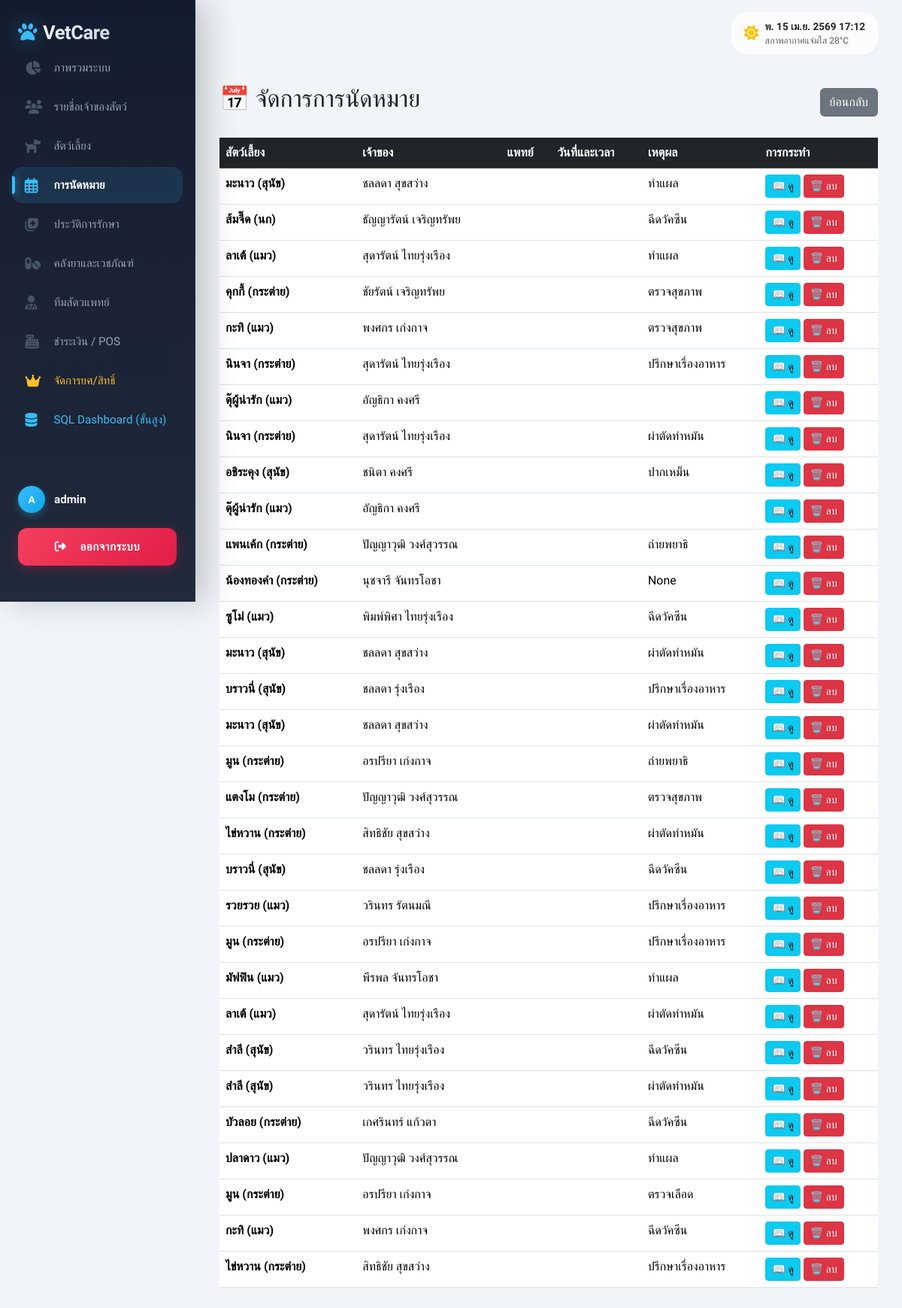
/admin-backend/appointments/ (signed in), run on the app's committed database.
### myapp/models.py (models this page shows, shortened)
class Appointment(models.Model):
    STATUS_CHOICES = [
        ('pending',     'รอยืนยัน'),
        ('confirmed',   'ยืนยันแล้ว'),
        ('in_progress', 'กำลังตรวจ'),
        ('cancelled',   'ยกเลิก'),
        ('completed',   'เสร็จสิ้น'),
    ]
    SERVICE_CHOICES = [
        ('ตรวจสุขภาพ', 'ตรวจสุขภาพ'),
        ('ฉีดวัคซีน', 'ฉีดวัคซีน'),
        ('ผ่าตัด', 'ผ่าตัด'),
        ('อาบน้ำ-ตัดขน', 'อาบน้ำ-ตัดขน'),
        ('ทำหมัน', 'ทำหมัน'),
        ('ทำฟัน', 'ทำฟัน'),
        ('อื่นๆ', 'อื่นๆ'),
    ]
    ref_no = models.CharField(max_length=20, blank=True, null=True, verbose_name='เลขที่ใบนัด')
    pet = models.ForeignKey(Pet, on_delete=models.CASCADE, verbose_name='สัตว์เลี้ยง')
    vet = models.ForeignKey(Vet, on_delete=models.CASCADE, verbose_name='สัตวแพทย์')
    appointment_date = models.DateField(blank=True, null=True, verbose_name='วันที่นัด')
    appointment_time = models.TimeField(blank=True, null=True, verbose_name='เวลานัด')
    service_type = models.CharField(max_length=50, choices=SERVICE_CHOICES, blank=True, null=True, verbose_name='ประเภทบริการ')
    status = models.CharField(max_length=20, choices=STATUS_CHOICES, default='pending', verbose_name='สถานะ')
    reason = models.TextField(blank=True, null=True, verbose_name='อาการ/หมายเหตุ')
    created_at = models.DateTimeField(auto_now_add=True, null=True, blank=True)

class Pet(models.Model):
    owner = models.ForeignKey(Owner, on_delete=models.CASCADE, related_name='pets')
    name = models.CharField(max_length=100)
    customer_id = models.CharField(max_length=50, blank=True, null=True, verbose_name='รหัสลูกค้า')
    microchip_number = models.CharField(max_length=50, blank=True, null=True, verbose_name='เลขที่ชิป')
    price_level_choices = [
        ('ราคาปกติ', 'ราคาปกติ'),
        ('ราคาพิเศษ', 'ราคาพิเศษ')
    ]
    price_level = models.CharField(max_length=50, choices=price_level_choices, blank=True, null=True, verbose_name='ระดับราคา')
    sex_choices = [
        ('M', 'ตัวผู้'),
        ('F', 'ตัวเมีย')
    ]
    sex = models.CharField(max_length=10, choices=sex_choices, blank=True, null=True, verbose_name='เพศ')
    species = models.CharField(max_length=50, verbose_name='ประเภทสัตว์')
    breed = models.CharField(max_length=50, blank=True, null=True, verbose_name='สายพันธุ์')
    remarks = models.TextField(blank=True, null=True, verbose_name='หมายเหตุ')
    image = models.ImageField(upload_to='pet_images/', blank=True, null=True, verbose_name='รูปภาพสัตว์เลี้ยง')
    birth_date = models.DateField(blank=True, null=True, verbose_name='วันเกิด')

class Owner(models.Model):
    from django.conf import settings
    user = models.OneToOneField(settings.AUTH_USER_MODEL, on_delete=models.SET_NULL, null=True, blank=True, related_name='owner_profile', verbose_name='บัญชีผู้ใช้')
    first_name = models.CharField(max_length=100)
    last_name = models.CharField(max_length=100)
    customer_id = models.CharField(max_length=50, blank=True, null=True, verbose_name='รหัสลูกค้า')
    phone = models.CharField(max_length=15, blank=True, null=True)
    address = models.TextField(blank=True, null=True)

### myapp/views.py (the view)
# urls.py: path('admin-backend/appointments/', views.admin_appointments, name='admin_appointments'),
def admin_appointments(request):
    q = request.GET.get('q', '')
    appointments = Appointment.objects.all().select_related('pet', 'vet').order_by('-appointment_date', '-appointment_time').annotate(
        pet_summary_name=Concat('pet__name', Value(' ('), 'pet__species', Value(')'))
    )
    if q:
        appointments = appointments.filter(
            models.Q(pet__name__icontains=q) |
            models.Q(vet__first_name__icontains=q) |
            models.Q(service_type__icontains=q)
        )
    return render(request, 'myapp/admin/admin_appointments.html', {'appointments': appointments, 'q': q})

### myapp/templates/myapp/admin/admin_appointments.html (shortened to what this page needs)
{% extends 'myapp/core/base.html' %}
{% block content %}
<div class="d-flex justify-content-between align-items-center mb-4">
    <h2>📅 จัดการการนัดหมาย</h2>
    <a href="{% url 'admin_dashboard' %}" class="btn btn-secondary">ย้อนกลับ</a>
</div>
{% if appointments %}
    <div class="table-responsive">
        <table class="table table-hover">
            <thead class="table-dark">
                <tr>
                    <th>สัตว์เลี้ยง</th>
                    <th>เจ้าของ</th>
                    <th>แพทย์</th>
                    <th>วันที่และเวลา</th>
                    <th>เหตุผล</th>
                    <th>การกระทำ</th>
                </tr>
            </thead>
            <tbody>
                {% for app in appointments %}
                <tr>
                    <td class="fw-bold">{{ app.pet_summary_name|default:app.pet.name }}</td>
                    <td>{{ app.pet.owner.first_name }} {{ app.pet.owner.last_name }}</td>
                    <td>{{ app.vet.name }}</td>
                    <td>{{ app.date_time|date:"d/m/Y H:i" }}</td>
                    <td>{{ app.reason|truncatewords:10 }}</td>
                    <td>
                        <a href="{% url 'appointment_detail' app.pk %}" class="btn btn-sm btn-info">📖 ดู</a>
                        <a href="{% url 'admin_appointment_delete' app.pk %}" class="btn btn-sm btn-danger">🗑️ ลบ</a>
                    </td>
                </tr>
                {% endfor %}
            </tbody>
        </table>
    </div>
{% else %}
    {% include 'myapp/includes/empty_state.html' with title='ไม่มีข้อมูล' message='ไม่มีข้อมูลการนัดหมาย' %}
{% endif %}
{% endblock %}

### myapp/templates/myapp/core/base.html (shortened to what this page needs)
<!DOCTYPE html>
<html lang="th" data-bs-theme="light">
<head>
    <link href="https://cdn.jsdelivr.net/npm/bootstrap@5.3.3/dist/css/bootstrap.min.css" rel="stylesheet">
    <link rel="stylesheet" href="https://cdnjs.cloudflare.com/ajax/libs/font-awesome/6.4.0/css/all.min.css">
</head>
<body>
    {% if request.user.is_authenticated %}
    <aside class="sidebar d-flex flex-column" id="sidebar">
        <div class="sidebar-header d-flex justify-content-between align-items-center mb-1">
            <a href="{% url 'dashboard' %}" class="sidebar-brand mb-0">
                <i class="fas fa-paw me-2"></i> VetCare
            </a>
        </div>
        <div class="sidebar-content">
            <ul class="nav flex-column nav-sidebar w-100">
                <li class="nav-item">
                    <a class="nav-link {% if request.path == '/' or '/dashboard' in request.path %}active{% endif %}" href="{% url 'dashboard' %}">
                        <i class="fas fa-chart-pie"></i> ภาพรวมระบบ
                    </a>
                </li>
                <li class="nav-item">
                    <a class="nav-link {% if '/owners' in request.path %}active{% endif %}" href="{% url 'owner_list' %}">
                        <i class="fas fa-users"></i> รายชื่อเจ้าของสัตว์
                    </a>
                </li>
                <li class="nav-item">
                    <a class="nav-link {% if '/pets' in request.path %}active{% endif %}" href="{% url 'pet_list' %}">
                        <i class="fas fa-dog"></i> สัตว์เลี้ยง
                    </a>
                </li>
                <li class="nav-item">
                    <a class="nav-link {% if '/appointments' in request.path %}active{% endif %}" href="{% url 'appointment_list' %}">
                        <i class="far fa-calendar-alt"></i> การนัดหมาย
                    </a>
                </li>
                <li class="nav-item">
                    <a class="nav-link {% if '/medical-records' in request.path %}active{% endif %}" href="{% url 'medical_record_list' %}">
                        <i class="fas fa-notes-medical"></i> ประวัติการรักษา
                    </a>
                </li>
                <li class="nav-item">
                    <a class="nav-link {% if '/medicines' in request.path %}active{% endif %}" href="{% url 'medicine_list' %}">
                        <i class="fas fa-pills"></i> คลังยาและเวชภัณฑ์
                    </a>
                </li>
                <li class="nav-item">
                    <a class="nav-link {% if '/vets' in request.path %}active{% endif %}" href="{% url 'vet_list' %}">
                        <i class="fas fa-user-md"></i> ทีมสัตวแพทย์
                    </a>
                </li>
                <li class="nav-item">
                    <a class="nav-link {% if '/pos' in request.path %}active{% endif %}" href="{% url 'pos' %}">
                        <i class="fas fa-cash-register"></i> ชำระเงิน / POS
                    </a>
                </li>
                {% if request.user.is_superuser %}
                <li class="nav-item">
                    <a class="nav-link theme-gold {% if '/users' in request.path %}active{% endif %}" href="{% url 'admin_user_management' %}">
                        <i class="fas fa-crown"></i> จัดการยศ/สิทธิ์
                    </a>
                </li>
                <li class="nav-item">
                    <a class="nav-link theme-cyan {% if '/sql-dashboard' in request.path %}active{% endif %}" href="{% url 'sql_clinic_dashboard' %}">
                        <i class="fas fa-database"></i> SQL Dashboard (ขั้นสูง)
                    </a>
                </li>
                {% endif %}
            </ul>
        </div>
        <div class="sidebar-footer">
            <div class="user-profile-mini">
                <div class="avatar-circle">
                    {{ request.user.username|make_list|first|upper }}
                </div>
                <div class="username">
                    {% if request.user.first_name %}{{ request.user.first_name }}{% else %}{{ request.user.username }}{% endif %}
                </div>
            </div>
            <form action="{% url 'logout' %}" method="post" class="px-0">
                <button type="submit" class="btn btn-logout-premium">
                    <i class="fas fa-sign-out-alt me-2"></i>ออกจากระบบ
                </button>
            </form>
        </div>
    </aside>
    {% endif %}
    {% if request.user.is_authenticated %}
    <header class="navbar-top d-flex justify-content-between align-items-center">
        <div class="d-flex align-items-center gap-3">
            <div class="glass-widget d-none d-md-flex align-items-center">
                <i class="fas fa-sun text-warning me-2 fs-5"></i>
                <div>
                    <div class="fw-bold" style="font-size: 0.85rem;" id="datetimeWidget">Loading...</div>
                    <div class="text-muted" style="font-size: 0.75rem;">สภาพอากาศแจ่มใส 28°C</div>
                </div>
            </div>
        </div>
    </header>
    {% endif %}
    <main class="main-wrapper">
        <div class="container-fluid px-0">
            {% block content %}{% endblock %}
        </div>
    </main>
</body>
</html>

### data on the page
Appointment: pet_summary_name "มะนาว (สุนัข)", pet.owner.first_name "ชลลดา", pet.owner.last_name "สุขสว่าง", reason "ทำแผล"
Appointment: pet_summary_name "ส้มจี๊ด (นก)", pet.owner.first_name "ธัญญารัตน์", pet.owner.last_name "เจริญทรัพย", reason "ฉีดวัคซีน"
Appointment: pet_summary_name "ลาเต้ (แมว)", pet.owner.first_name "สุดารัตน์", pet.owner.last_name "ไทยรุ่งเรือง", reason "ทำแผล"
Appointment: pet_summary_name "คุกกี้ (กระต่าย)", pet.owner.first_name "ชัยรัตน์", pet.owner.last_name "เจริญทรัพย", reason "ตรวจสุขภาพ"
Appointment: pet_summary_name "กะทิ (แมว)", pet.owner.first_name "พงศกร", pet.owner.last_name "เก่งกาจ", reason "ตรวจสุขภาพ"
Appointment: pet_summary_name "นินจา (กระต่าย)", pet.owner.first_name "สุดารัตน์", pet.owner.last_name "ไทยรุ่งเรือง", reason "ปรึกษาเรื่องอาหาร"
Appointment: pet_summary_name "ดุ๊ผู้น่ารัก (แมว)", pet.owner.first_name "อัญธิกา", pet.owner.last_name "คงศรี"
Appointment: pet_summary_name "นินจา (กระต่าย)", pet.owner.first_name "สุดารัตน์", pet.owner.last_name "ไทยรุ่งเรือง", reason "ผ่าตัดทำหมัน"
Appointment: pet_summary_name "อชิระคุง (สุนัข)", pet.owner.first_name "ชนิตา", pet.owner.last_name "คงศรี", reason "ปากเหม็น"
Appointment: pet_summary_name "ดุ๊ผู้น่ารัก (แมว)", pet.owner.first_name "อัญธิกา", pet.owner.last_name "คงศรี"
Appointment: pet_summary_name "แพนเค้ก (กระต่าย)", pet.owner.first_name "ปัญญาวุฒิ", pet.owner.last_name "วงศ์สุวรรณ", reason "ถ่ายพยาธิ"
Appointment: pet_summary_name "น้องทองคำ (กระต่าย)", pet.owner.first_name "นุชจารี", pet.owner.last_name "จันทรโอชา", reason "None"
Appointment: pet_summary_name "ซูโม่ (แมว)", pet.owner.first_name "พิมพ์พิศา", pet.owner.last_name "ไทยรุ่งเรือง", reason "ฉีดวัคซีน"
Appointment: pet_summary_name "มะนาว (สุนัข)", pet.owner.first_name "ชลลดา", pet.owner.last_name "สุขสว่าง", reason "ผ่าตัดทำหมัน"
Appointment: pet_summary_name "บราวนี่ (สุนัข)", pet.owner.first_name "ชลลดา", pet.owner.last_name "รุ่งเรือง", reason "ปรึกษาเรื่องอาหาร"
Appointment: pet_summary_name "มะนาว (สุนัข)", pet.owner.first_name "ชลลดา", pet.owner.last_name "สุขสว่าง", reason "ผ่าตัดทำหมัน"
Appointment: pet_summary_name "มูน (กระต่าย)", pet.owner.first_name "อรปรียา", pet.owner.last_name "เก่งกาจ", reason "ถ่ายพยาธิ"
Appointment: pet_summary_name "แตงโม (กระต่าย)", pet.owner.first_name "ปัญญาวุฒิ", pet.owner.last_name "วงศ์สุวรรณ", reason "ตรวจสุขภาพ"
Appointment: pet_summary_name "ไข่หวาน (กระต่าย)", pet.owner.first_name "สิทธิชัย", pet.owner.last_name "สุขสว่าง", reason "ผ่าตัดทำหมัน"
Appointment: pet_summary_name "บราวนี่ (สุนัข)", pet.owner.first_name "ชลลดา", pet.owner.last_name "รุ่งเรือง", reason "ฉีดวัคซีน"
Appointment: pet_summary_name "รวยรวย (แมว)", pet.owner.first_name "วรินทร", pet.owner.last_name "รัตนมณี", reason "ปรึกษาเรื่องอาหาร"
Appointment: pet_summary_name "มูน (กระต่าย)", pet.owner.first_name "อรปรียา", pet.owner.last_name "เก่งกาจ", reason "ปรึกษาเรื่องอาหาร"
Appointment: pet_summary_name "มัฟฟิน (แมว)", pet.owner.first_name "พีรพล", pet.owner.last_name "จันทรโอชา", reason "ทำแผล"
Appointment: pet_summary_name "ลาเต้ (แมว)", pet.owner.first_name "สุดารัตน์", pet.owner.last_name "ไทยรุ่งเรือง", reason "ผ่าตัดทำหมัน"
Appointment: pet_summary_name "สำลี (สุนัข)", pet.owner.first_name "วรินทร", pet.owner.last_name "ไทยรุ่งเรือง", reason "ฉีดวัคซีน"
Appointment: pet_summary_name "สำลี (สุนัข)", pet.owner.first_name "วรินทร", pet.owner.last_name "ไทยรุ่งเรือง", reason "ผ่าตัดทำหมัน"
Appointment: pet_summary_name "บัวลอย (กระต่าย)", pet.owner.first_name "เกศรินทร์", pet.owner.last_name "แก้วตา", reason "ฉีดวัคซีน"
Appointment: pet_summary_name "ปลาดาว (แมว)", pet.owner.first_name "ปัญญาวุฒิ", pet.owner.last_name "วงศ์สุวรรณ", reason "ทำแผล"
Appointment: pet_summary_name "มูน (กระต่าย)", pet.owner.first_name "อรปรียา", pet.owner.last_name "เก่งกาจ", reason "ตรวจเลือด"
Appointment: pet_summary_name "กะทิ (แมว)", pet.owner.first_name "พงศกร", pet.owner.last_name "เก่งกาจ", reason "ฉีดวัคซีน"
Appointment: pet_summary_name "ไข่หวาน (กระต่าย)", pet.owner.first_name "สิทธิชัย", pet.owner.last_name "สุขสว่าง", reason "ปรึกษาเรื่องอาหาร"

### other printed values
{{ request.user.username|make_list|first|upper }} "A"
{{ request.user.first_name }} "admin"
